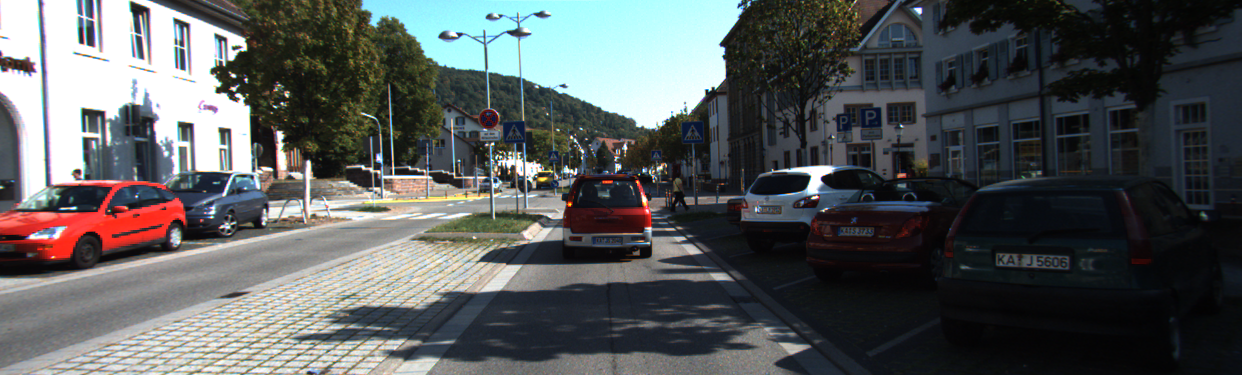
//> input picture epipolar_detector/images/2.png, 1242 x 375 px, given in place of 0.png, which was not available
$ ./main   (built with g++ and OpenCV 4)
//> lines starting //> are read from the running program, lines starting //| are printed output that depends on the picture; after the words box and inside, x2 and y2 are one past the last pixel; in counts of white or black regions, pixels touching at a corner belong together; pictures that were not available may be replaced by others from this repository, and a replacement may not be noted
### epipolar_detector/epipolardetector.h
#pragma once
#ifndef EPIPOLARDETECTOR_H
#define EPIPOLARDETECTOR_H

#include "opencv2/opencv.hpp"
#include "opencv2/core/core.hpp"

class EpipolarDetector
{
public:
	EpipolarDetector();
	void readParameter(cv::Mat &K, cv::Mat &del_T);
	void computeF(cv::Mat K, cv::Mat del_T, cv::Mat& F);
	void computeEpipolarLine(std::vector<cv::Point2f> pnts1, cv::Mat F, std::vector<cv::Point3f>& lines2);
	void distPoint2Line(std::vector<cv::Point2f> pnts, std::vector<cv::Point3f> lines, std::vector<double>& dists);
};


#endif //EPIPOLARDETECTOR_H

### epipolar_detector/epipolardetector.cpp
#include "epipolardetector.h"
#include <Eigen/Dense>
#include <iostream>
#include <math.h>

using namespace std;
using namespace cv;

EpipolarDetector::EpipolarDetector()
{
	cout<<"Construct EpipolarDetector!!"<<endl;
}

void EpipolarDetector::readParameter(cv::Mat &K, cv::Mat &del_T)
{

	K = ( Mat_<double> ( 3,3 ) << 9.597910e+02, 0, 6.960217e+02, 0, 9.569251e+02, 2.241806e+02, 0, 0, 1 );

    Mat T_w_b0 = ( Mat_<double> ( 4,4 ) <<
                0.8893391,      0.4569116,     -0.0175410,     0,
                -0.4572405,     0.8884476,     -0.0398989,     0,
                -0.0026460,     0.0435041,     0.9990497,      0,
                0,              0,             0,              1);

    Mat T_w_b1 = ( Mat_<double> ( 4,4 ) <<
                0.8896320,      0.4563254,     -0.0179469,     0.485498905415,
                -0.4566703,     0.8886994,     -0.0408116,     -0.257592960726,
                -0.0026740,     0.0445031,     0.9990057,      0.01055908203,
                0,              0,             0,              1);

    Mat T_b_i =  ( Mat_<double> ( 4,4 ) <<
                1,              0,             0,              -1.405,
                0,              1,             0,              0.32,
                0,              0,             1,              0.93,
                0,              0,             0,              1);

    Mat T_i_c =  ( Mat_<double> ( 4,4 ) <<
                0.0009981,      0.0084161,    0.9999641,        1.08324,
                -0.9999904,     -0.0042517,   0.0010339,        -0.24772,
                0.0042602,      -0.9999555,   0.0084117,        0.729655,
                0,              0,            0,                1);

    Mat T_b_c = T_b_i*T_i_c;
    Mat T_w_c0 =  T_w_b0*T_b_c;
    Mat T_w_c1 =  T_w_b1*T_b_c;
	Mat T_c0_c1 = T_w_c0.inv()*T_w_c1;

    del_T = T_c0_c1;
}

void EpipolarDetector::computeF(Mat K, Mat del_T, Mat& F)
{

    Mat t_x = ( Mat_<double> ( 3,3 ) <<
                0,                            -del_T.at<double> ( 2,3 ),   del_T.at<double> ( 1,3 ),
                del_T.at<double> ( 2,3 ),     0,                           -del_T.at<double> ( 0,3 ),
                -del_T.at<double> ( 1,3 ),    del_T.at<double> ( 0,3 ),    0);

    Mat R = ( Mat_<double> ( 3,3 ) <<
                  del_T.at<double> ( 0,0 ),   del_T.at<double> ( 0,1 ),   del_T.at<double> ( 0,2 ),
                  del_T.at<double> ( 1,0 ),   del_T.at<double> ( 1,1 ),   del_T.at<double> ( 1,2 ),
                  del_T.at<double> ( 2,0 ),   del_T.at<double> ( 2,1 ),   del_T.at<double> ( 2,2 ));

    Mat E = t_x*R;
	F = K.inv().t()*E*K.inv();

   	//clean up F
 	Eigen::MatrixXf f(3,3);
 	f(0,0) = F.at<double>(0,0); f(0,1) = F.at<double>(0,1); f(0,2) = F.at<double>(0,2);
 	f(1,0) = F.at<double>(1,0); f(1,1) = F.at<double>(1,1); f(1,2) = F.at<double>(1,2);
 	f(2,0) = F.at<double>(2,0); f(2,1) = F.at<double>(2,1); f(2,2) = F.at<double>(2,2);

	Eigen::JacobiSVD<Eigen::MatrixXf> svd(f, Eigen::ComputeFullV | Eigen::ComputeFullU); // ComputeThinU | ComputeThinV
	Eigen::MatrixXf singular_values = svd.singularValues();
	Eigen::MatrixXf left_singular_vectors = svd.matrixU();
	Eigen::MatrixXf right_singular_vectors = svd.matrixV();

	Eigen::MatrixXf d(3,3);
	d(0,0) = singular_values(0); d(0,1) = 0;                  d(0,2) = 0;
	d(1,0) = 0;                  d(1,1) = singular_values(1); d(1,2) = 0;
	d(2,0) = 0;                  d(2,1) = 0;                  d(2,2) = 0;

	f = left_singular_vectors*d*right_singular_vectors.transpose();
	F = ( Mat_<double> ( 3,3 ) << f(0,0), f(0,1), f(0,2), f(1,0), f(1,1), f(1,2), f(2,0), f(2,1), f(2,2));
}


void EpipolarDetector::computeEpipolarLine(std::vector<cv::Point2f> pnts1, cv::Mat F, std::vector<cv::Point3f>& lines2)
{
	lines2.clear();

	for(int i=0; i<pnts1.size(); i++)
	{
		Mat pnt1_ = ( Mat_<double> ( 3,1 ) <<  pnts1[i].x, pnts1[i].y, 1 );
		Mat line2_ = F * pnt1_;

		Point3f line2;
		line2.x = line2_.at<double>(0,0);
		line2.y = line2_.at<double>(1,0);
		line2.z = line2_.at<double>(2,0);
		lines2.push_back(line2);
	}
}

void EpipolarDetector::distPoint2Line(std::vector<cv::Point2f> pnts, std::vector<cv::Point3f> lines, std::vector<double>& dists)
{
	dists.clear();

	for(int i=0; i<pnts.size(); i++)
	{
		double dist;
		dist = abs(pnts[i].x*lines[i].x + pnts[i].y*lines[i].y + lines[i].z)/sqrt(lines[i].x*lines[i].x+lines[i].y*lines[i].y);
		dists.push_back(dist);
	}
}

### epipolar_detector/main.cpp
#include "epipolardetector.h"
#include "opencv2/opencv.hpp"
#include "opencv2/core/core.hpp"
#include <iostream>

using namespace std;
using namespace cv;

int main()
{

	EpipolarDetector* epipolardetector = new EpipolarDetector();
    Mat img_1, img_2;
    img_1 = imread("../images/0.png", CV_LOAD_IMAGE_COLOR);   // Read the file
//> img_1 is the input picture: 375 rows x 1242 cols, CV_8UC3; mean B, G, R 89.7, 89.3, 85.9
    img_2 = imread("../images/1.png", CV_LOAD_IMAGE_COLOR);   // Read the file
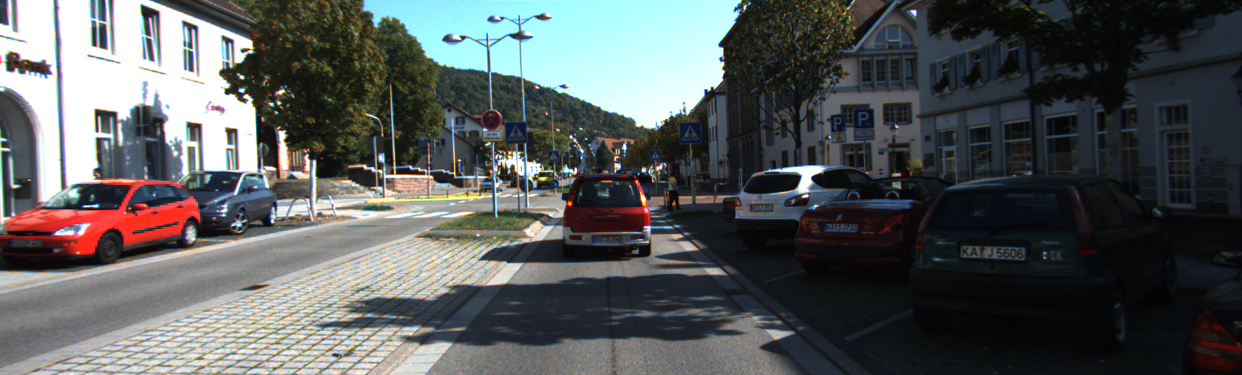
//> input picture epipolar_detector/images/1.png, 1242 x 375 px
//> img_2 is the input picture: 375 rows x 1242 cols, CV_8UC3; mean B, G, R 90, 89.7, 86.2

    if(! img_1.data || ! img_2.data)
    {
        cout <<  "Could not open or find the img_1 or img_2" << std::endl ;
        return -1;
    }

    int n_cols = img_1.cols;
//> n_cols = 1242
    int n_rows = img_1.rows;
//> n_rows = 375

    //step1: compute F
    Mat K,del_T,F;
    epipolardetector->readParameter(K, del_T);
    epipolardetector->computeF(K, del_T, F);
    cout<<"F="<<endl<<F<<endl;

    //step2: detect feature
	Ptr<FastFeatureDetector> detector=FastFeatureDetector::create(400);
  	std::vector<KeyPoint> keypoints1;
  	detector->detect( img_1, keypoints1 );
//> keypoints1 = 85 keypoints; strongest (x, y, size): (706, 90, 7), (709, 89, 7), (234, 76, 7), (713, 88, 7)

    //step3: use optical flow to do feature matching
  	vector<Point2f> points1;
	for (int i = 0; i < keypoints1.size(); i++)
    {
		if(keypoints1[i].pt.y>150 && keypoints1[i].pt.y<270)
			points1.push_back(keypoints1[i].pt);
	}
//> this loop made 85 passes
	cout<<"points1.size: "<<points1.size()<<endl;
//| points1.size: 35

    vector<Point2f> points2;
  	vector<uchar> status;
    vector<float> err;
    calcOpticalFlowPyrLK(img_1, img_2, points1, points2, status, err);
//> points2 = 35 Points (x, y), first 12: [509.2, 151.6], [519.8, 152.7], [497.2, 154.6], [496.1, 156.6], [506.9, 157.6], [459.3, 159.5], [313.6, 160.9], [615.6, 164.7], [665.4, 164.7], [565.7, 165.6], [619.6, 166.7], [273.2, 168.4]; status = 35 values from 1 to 1; err = 35 values, max 40.4 at index 6, min 4.92 at index 27, mean 16.2

    //step4: compute epipolar line in image2
    vector<Point3f> lines2;
    epipolardetector->computeEpipolarLine(points1, F, lines2);
//> the loop in computeEpipolarLine, `for(int i=0; i<pnts1.size(); i++)` made 35 passes
//> (pnt1_, line2_) on passes 1 to 12: ([509, 152, 1], [3.52e-05, -0.000122, 0.000572]), ([519, 153, 1], [3.46e-05, -0.000116, -0.000259]), ([497, 155, 1], [3.34e-05, -0.000129, 0.00336]), ([496, 157, 1], [3.22e-05, -0.000129, 0.00434]), ([507, 158, 1], [3.16e-05, -0.000123, 0.00338]), ([459, 160, 1], [3.05e-05, -0.000152, 0.0103]), ([308, 161, 1], [3e-05, -0.000242, 0.0297]), ([616, 165, 1], [2.74e-05, -5.76e-05, -0.00734]), ([666, 165, 1], [2.73e-05, -2.77e-05, -0.0136]), ([566, 166, 1], [2.68e-05, -8.76e-05, -0.000626]), ([620, 167, 1], [2.62e-05, -5.53e-05, -0.00699]), ([271, 169, 1], [2.52e-05, -0.000264, 0.0377])
//> lines2 = 35 Point3s, first 12: [3.52e-05, -0.000122, 0.000572], [3.46e-05, -0.000116, -0.000259], [3.34e-05, -0.000129, 0.00336], [3.22e-05, -0.000129, 0.00434], [3.16e-05, -0.000123, 0.00338], [3.05e-05, -0.000152, 0.0103], [3e-05, -0.000242, 0.0297], [2.74e-05, -5.76e-05, -0.00734], [2.73e-05, -2.77e-05, -0.0136], [2.68e-05, -8.76e-05, -0.000626], [2.62e-05, -5.53e-05, -0.00699], [2.52e-05, -0.000264, 0.0377]

    //step5: compute distance error
    vector<double> dists;
    epipolardetector->distPoint2Line(points2, lines2, dists);
//> the loop in distPoint2Line, `for(int i=0; i<pnts.size(); i++)` made 35 passes
//> dist on passes 1 to 12: 0.444, 0.587, 0.404, 0.379, 0.352, 0.471, 0.537, 0.334, 0.255, 0.398, 0.355, 0.453
//> dists = 35 values, max 3.3 at index 20, min 0.121 at index 23, mean 0.989

    //step6: draw result
    for(int i=0; i<points1.size(); i++)
    {
        cv::circle(img_1, points1[i], 5, Scalar(255,0,0), -1);
        cv::circle(img_2, points2[i], 5, Scalar(255,0,0), -1);

        if(dists[i] > 1)
        {
            cv::circle(img_2, points2[i], 5, Scalar(0,0,255), -1);
            double a = lines2[i].x;
            double b = lines2[i].y;
            double c = lines2[i].z;
            cv::line(img_2, Point(0,-c/b), Point(n_cols, -(c+a*n_cols)/b), Scalar(0,0,255));
        }
        else
        {
            cv::circle(img_2, points2[i], 5, Scalar(255,0,0), -1);
        }
    }
//> this loop made 35 passes
//> (a, b, c) on passes 21, 23, 25, 26, 27, 29, 30, 31, 32, 33, 34, 35: (2.07e-05, 5.84e-05, -0.027), (1.95e-05, 6.5e-05, -0.0276), (9.11e-06, -0.000345, 0.0662), (8.1e-06, 6.2e-05, -0.0188), (7.5e-06, 5.96e-05, -0.0179), (1.97e-06, -0.00039, 0.0807), (1.96e-06, -0.000381, 0.079), (6.53e-07, -0.000268, 0.0561), (-2.82e-07, 6.62e-05, -0.0137), (-3.51e-06, -0.000299, 0.0656), (-7.13e-06, -0.00027, 0.0619), (-9.5e-06, -0.000294, 0.0687)
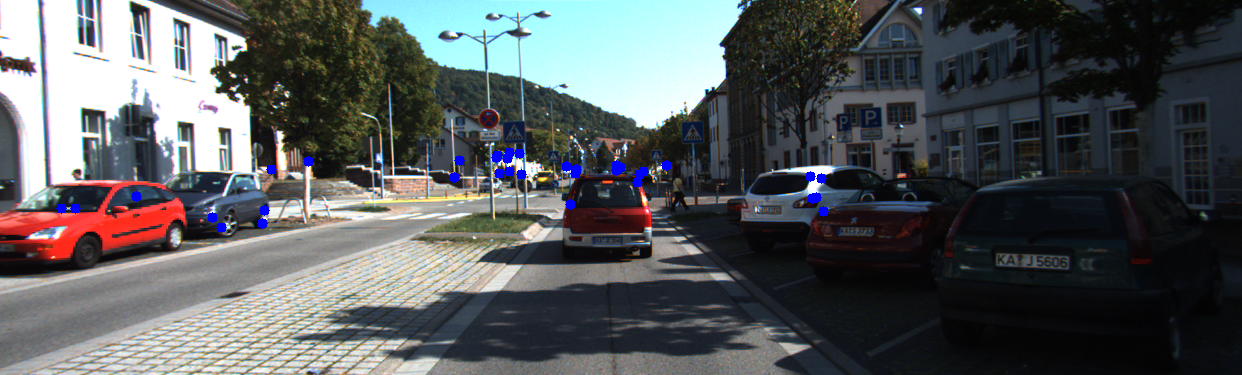
//> img_1: 375 rows x 1242 cols, CV_8UC3; 0.55% of pixels changed, all inside (x1, y1, x2, y2) = (56, 147, 829, 233)
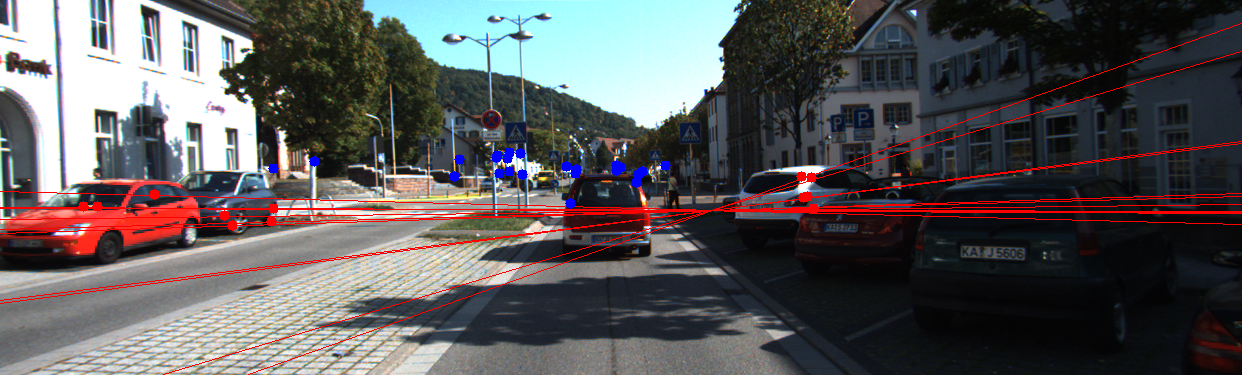
//> img_2: 375 rows x 1242 cols, CV_8UC3; 2.91% of pixels changed, all inside (x1, y1, x2, y2) = (0, 23, 1242, 375)

    imshow( "img_1", img_1 );
    imshow( "img_2", img_2 );

    waitKey(0);
    return 0;
}
